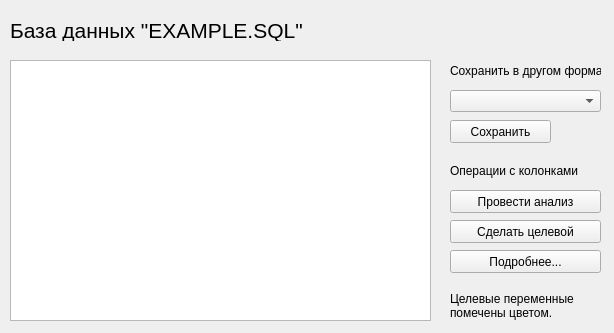
<?xml version="1.0" encoding="UTF-8"?>
<ui version="4.0">
 <class>MainWindow</class>
 <widget class="QMainWindow" name="MainWindow">
  <property name="geometry">
   <rect>
    <x>0</x>
    <y>0</y>
    <width>614</width>
    <height>333</height>
   </rect>
  </property>
  <property name="windowTitle">
   <string>Анализ данных</string>
  </property>
  <widget class="QWidget" name="centralwidget">
   <widget class="QListView" name="columns">
    <property name="geometry">
     <rect>
      <x>10</x>
      <y>60</y>
      <width>421</width>
      <height>261</height>
     </rect>
    </property>
   </widget>
   <widget class="QPushButton" name="save">
    <property name="geometry">
     <rect>
      <x>450</x>
      <y>120</y>
      <width>101</width>
      <height>23</height>
     </rect>
    </property>
    <property name="text">
     <string>Сохранить</string>
    </property>
   </widget>
   <widget class="QLabel" name="label">
    <property name="geometry">
     <rect>
      <x>450</x>
      <y>60</y>
      <width>151</width>
      <height>21</height>
     </rect>
    </property>
    <property name="text">
     <string>Сохранить в другом формате</string>
    </property>
   </widget>
   <widget class="QComboBox" name="format_choice">
    <property name="geometry">
     <rect>
      <x>450</x>
      <y>90</y>
      <width>151</width>
      <height>22</height>
     </rect>
    </property>
   </widget>
   <widget class="QLabel" name="label_2">
    <property name="geometry">
     <rect>
      <x>450</x>
      <y>160</y>
      <width>151</width>
      <height>21</height>
     </rect>
    </property>
    <property name="text">
     <string>Операции с колонками</string>
    </property>
   </widget>
   <widget class="QPushButton" name="make_analysis">
    <property name="geometry">
     <rect>
      <x>450</x>
      <y>190</y>
      <width>151</width>
      <height>23</height>
     </rect>
    </property>
    <property name="text">
     <string>Провести анализ</string>
    </property>
   </widget>
   <widget class="QPushButton" name="toggle_target">
    <property name="geometry">
     <rect>
      <x>450</x>
      <y>220</y>
      <width>151</width>
      <height>23</height>
     </rect>
    </property>
    <property name="text">
     <string>Сделать целевой</string>
    </property>
   </widget>
   <widget class="QLabel" name="label_3">
    <property name="geometry">
     <rect>
      <x>10</x>
      <y>20</y>
      <width>391</width>
      <height>21</height>
     </rect>
    </property>
    <property name="font">
     <font>
      <pointsize>16</pointsize>
     </font>
    </property>
    <property name="text">
     <string>База данных &quot;EXAMPLE.SQL&quot;</string>
    </property>
   </widget>
   <widget class="QLabel" name="label_4">
    <property name="geometry">
     <rect>
      <x>450</x>
      <y>290</y>
      <width>131</width>
      <height>31</height>
     </rect>
    </property>
    <property name="text">
     <string>Целевые переменные помечены цветом.</string>
    </property>
    <property name="wordWrap">
     <bool>true</bool>
    </property>
   </widget>
   <widget class="QPushButton" name="more_info">
    <property name="geometry">
     <rect>
      <x>450</x>
      <y>250</y>
      <width>151</width>
      <height>23</height>
     </rect>
    </property>
    <property name="focusPolicy">
     <enum>Qt::ClickFocus</enum>
    </property>
    <property name="text">
     <string>Подробнее...</string>
    </property>
   </widget>
  </widget>
 </widget>
 <resources/>
 <connections/>
</ui>
